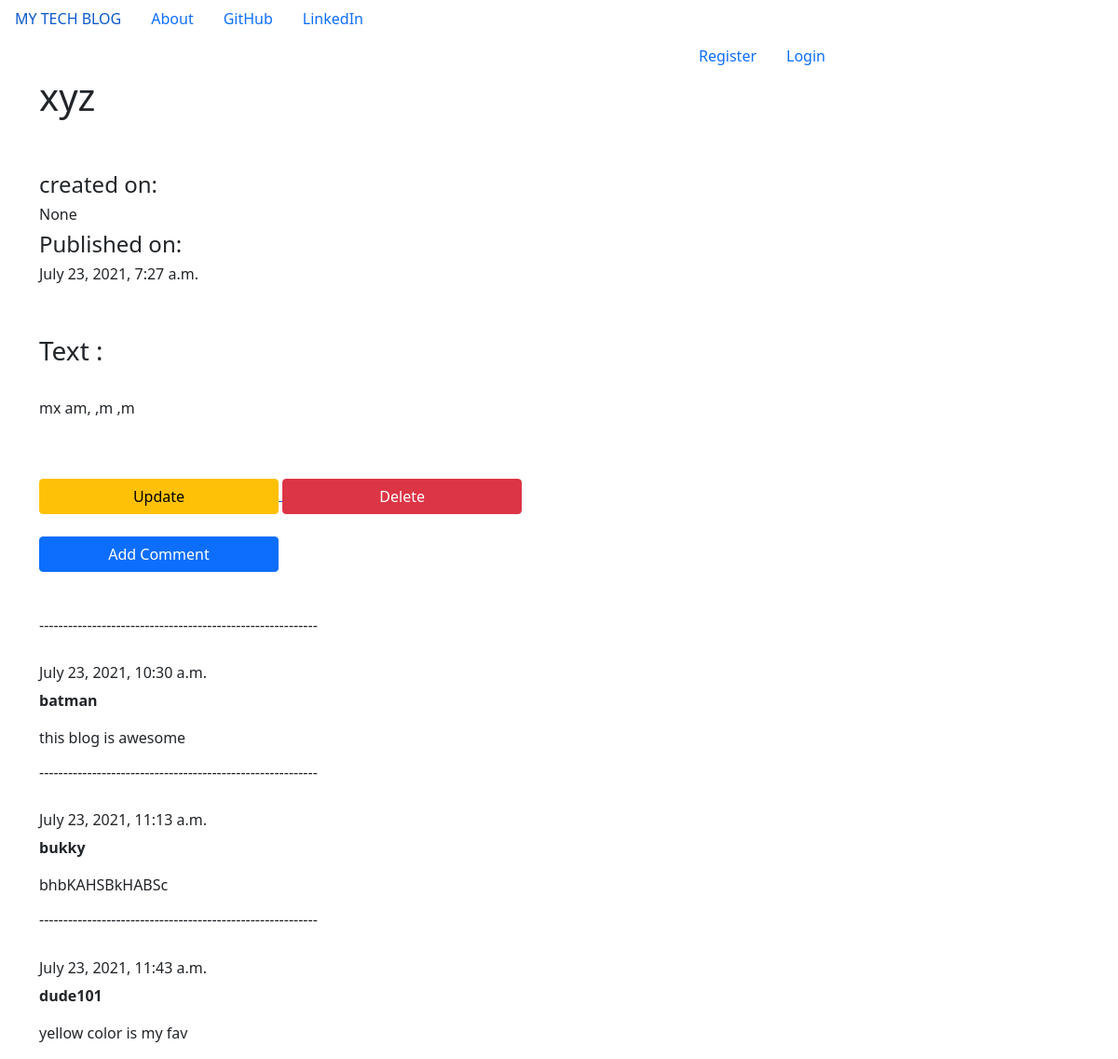
The app's page /blogapp/8 with its own data.
### blogapp/models.py (models this page shows, shortened)
class NewPost(models.Model):
    id = models.BigAutoField(primary_key=True)
    Author = models.ForeignKey(User, on_delete=models.CASCADE)
    Title = models.CharField(max_length=264)
    Text = models.TextField()
    create_date = models.DateTimeField(auto_now_add=True, null=True)
    published_date = models.DateTimeField(blank=True, null=True)

class Comment(models.Model):
    post = models.ForeignKey(
        NewPost, on_delete=models.CASCADE, related_name='comments')
    author = models.CharField(max_length=200)
    text = models.TextField()
    created_date = models.DateTimeField(auto_now_add=True)
    approved_comment = models.BooleanField(default=False)

### blogapp/views.py (the view)
# urls.py: path('<int:pk>', views.DraftsEditView.as_view(), name='view_draft'),
class DraftsEditView(DetailView):
    context_object_name = 'draft_view'
    model = models.NewPost
    template_name = 'blogapp/newpost_detail.html'

### blogapp/templates/blogapp/newpost_detail.html (shortened to what this page needs)
<!DOCTYPE html>
{% extends 'blogapp/base.html' %}
{% block body_block %}
<div class="container">
  <h1 class="heading" >{{ draft_view.Title }}</h1>
  <br>
  <br>
  <h4>created on: <h6> {{ draft_view.create_date }} </h6></h4>
  {% if draft_view.published_date %}
  <h4>  Published on: <h6>{{ draft_view.published_date }}</h6></h4>
{% else %}
<br>
<br>
  <a class="btn btn-primary" href="{% url 'blogapp:post_publish' pk=draft_view.pk %}">Publish</a>
{% endif %}
  <br>
  <br>
  <h3>Text : </h3>
  <br>
  <p>{{ draft_view.Text }}</p>
  <br>
  <br>
  <a href="{% url 'blogapp:update' pk=draft_view.pk %}"> <input class="btn btn-warning" type="text" name="" value="Update"> </a>
  <a href="{% url 'blogapp:delete' pk=draft_view.pk %}"> <input class="btn btn-danger" type="text" name="" value="Delete"> </a>
  <br>
  <br>
  <a href="{% url 'blogapp:comment' pk=draft_view.pk %}"> <input class="btn btn-primary" type="text" name="" value="Add Comment"> </a>
  <br>
  <br>
  <br>
{% for comment in draft_view.comments.all %}
  {% if not user.is_authenticated %}
  <h6>----------------------------------------------------------</h6>
  <br>
  <h6>{{ comment.created_date }}</h6>
  <strong>{{ comment.author }}</strong>
  <p>{{ comment.text|linebreaks }}</p>
  {%endif%}
{% endfor %}
{% endblock %}

### records on screen
NewPost: Title "xyz", create_date "None", published_date "July 23, 2021, 7:27 a.m.", Text "mx am, ,m ,m"
Comment: created_date "July 23, 2021, 10:30 a.m.", author "batman", text "this blog is awesome"
Comment: created_date "July 23, 2021, 11:13 a.m.", author "bukky", text "bhbKAHSBkHABSc"
Comment: created_date "July 23, 2021, 11:43 a.m.", author "dude101", text "yellow color is my fav"
